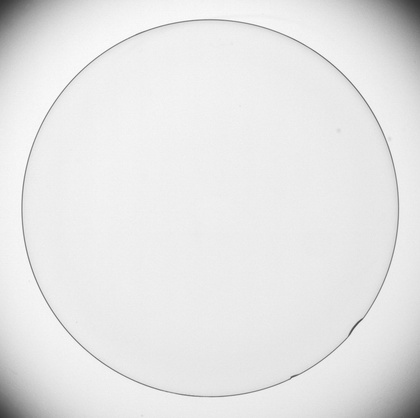
%> input picture Tareas/Tarea_6/Fig3.45(a).jpg, 420 x 418 px, shrunk from 937 x 932 before the run
$ octave Tarea_6.m   (GNU Octave 9; MATLAB toolbox functions it lacks are replaced by stand-ins)
%> lines starting %> are read from the running program, lines starting %| are printed output that depends on the picture
clear all
close all
I = imread("Fig3.45(a).jpg");
%> I is the input picture: size 418x420 uint8; min 51, max 255, mean 229.7
I = double(I);
%> I: size 418x420 double

gx = [-1,-2,-1;0,0,0;1,2,1];
gy = [-1,0,1;-2,0,2;-1,0,1];

[rows,cols] = size(I);
%> rows = 418; cols = 420
g1 = zeros(rows,cols);
g2 = zeros(rows,cols);


for i=2:rows-1
    for j=2:cols-1
        i2=I(i-1:i+1,j-1:j+1);
        % Se suman los extremos hasta i+1 y j+1
        g1(i,j)=sum(sum(gx.*i2));
        g2(i,j)=sum(sum(gy.*i2));
    end
end
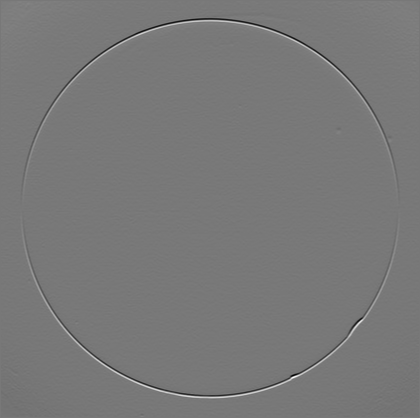
%> g1: size 418x420 double; min -512, max 569, mean 0.1; drawn with min black and max white
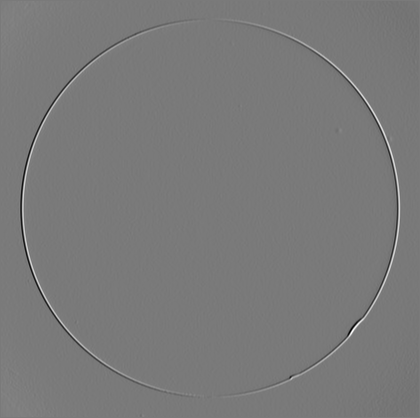
%> g2: size 418x420 double; min -501, max 546, mean -0.2; drawn with min black and max white

output = g1 + g2;
magnitud = sqrt(g1.^2+g2.^2);
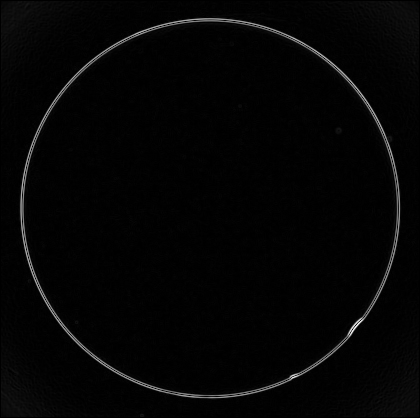
%> magnitud: size 418x420 double; min 0, max 650.1, mean 13.3; drawn with min black and max white
direction = atan(g1 ./ g2);
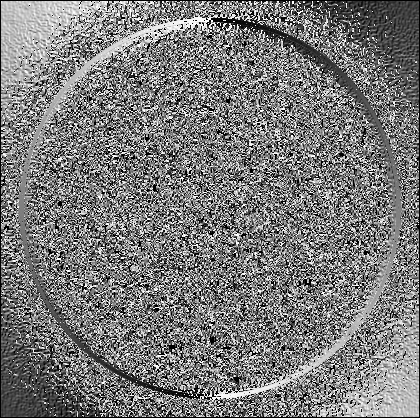
%> direction: size 418x420 double; 3.95% of the values are NaN or infinite; the others: min -1.57, max 1.57, mean -0.00366; drawn with min black, max white, NaN and infinite black
deg = rad2deg(direction);

subplot(2,3,1)
imagesc(g1)
title('Gx')
colormap("gray");
subplot(2,3,2)
imagesc(g2)
title('Gy')
colormap("gray");
subplot(2,3,3)
imagesc(magnitud)
title('∇f')
colormap("gray");
subplot(2,3,4)
imagesc(deg)
title('θ')
colormap("gray");
subplot(2,3,5)
quiver(g1,g2)
title('magnitud and direction')
colormap("gray");
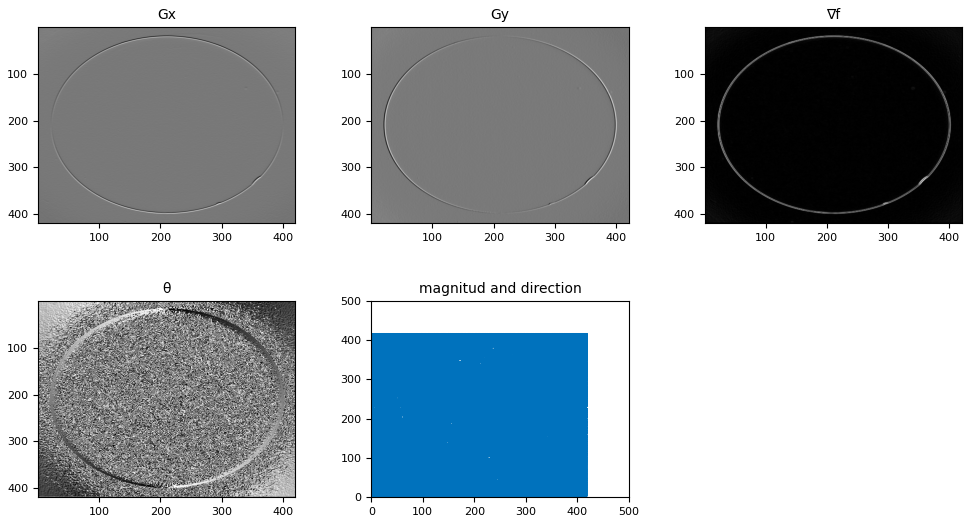
%> figure redrawn from the program's plot data, 5 panels
